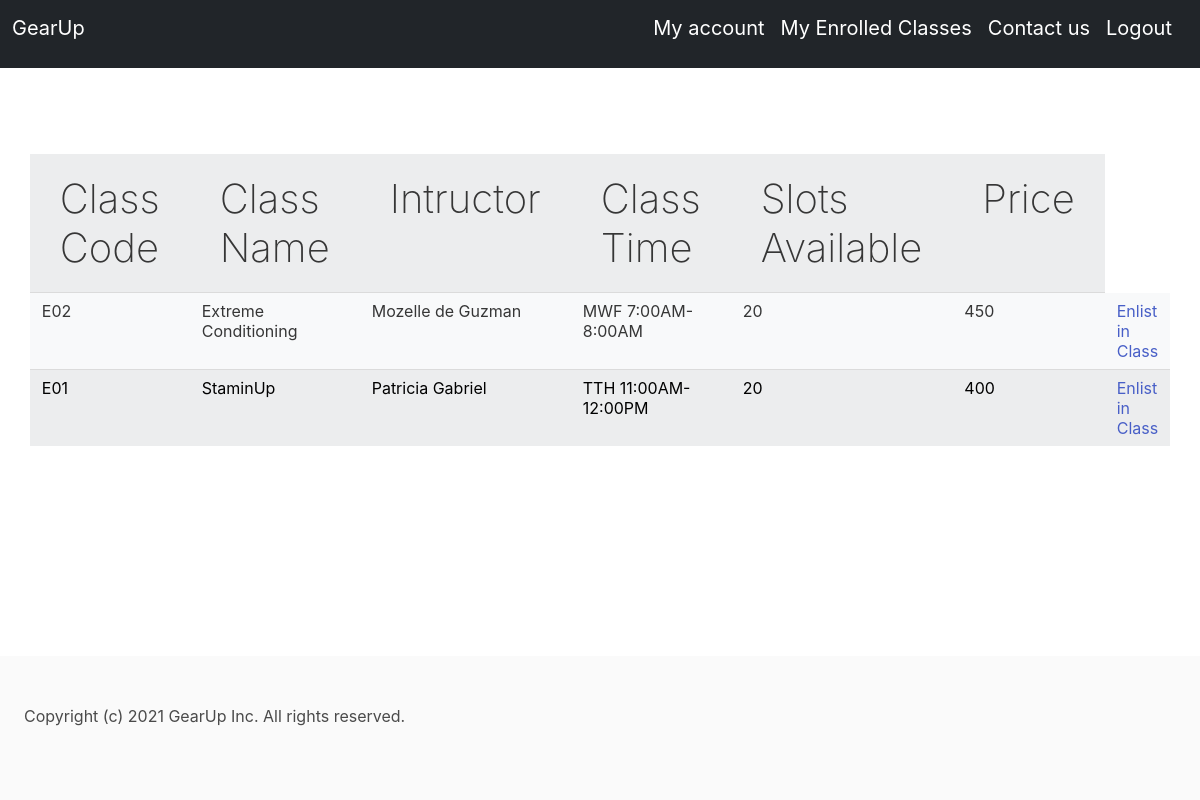
The page /enduranceclasses (signed in) on the database as committed earlier.
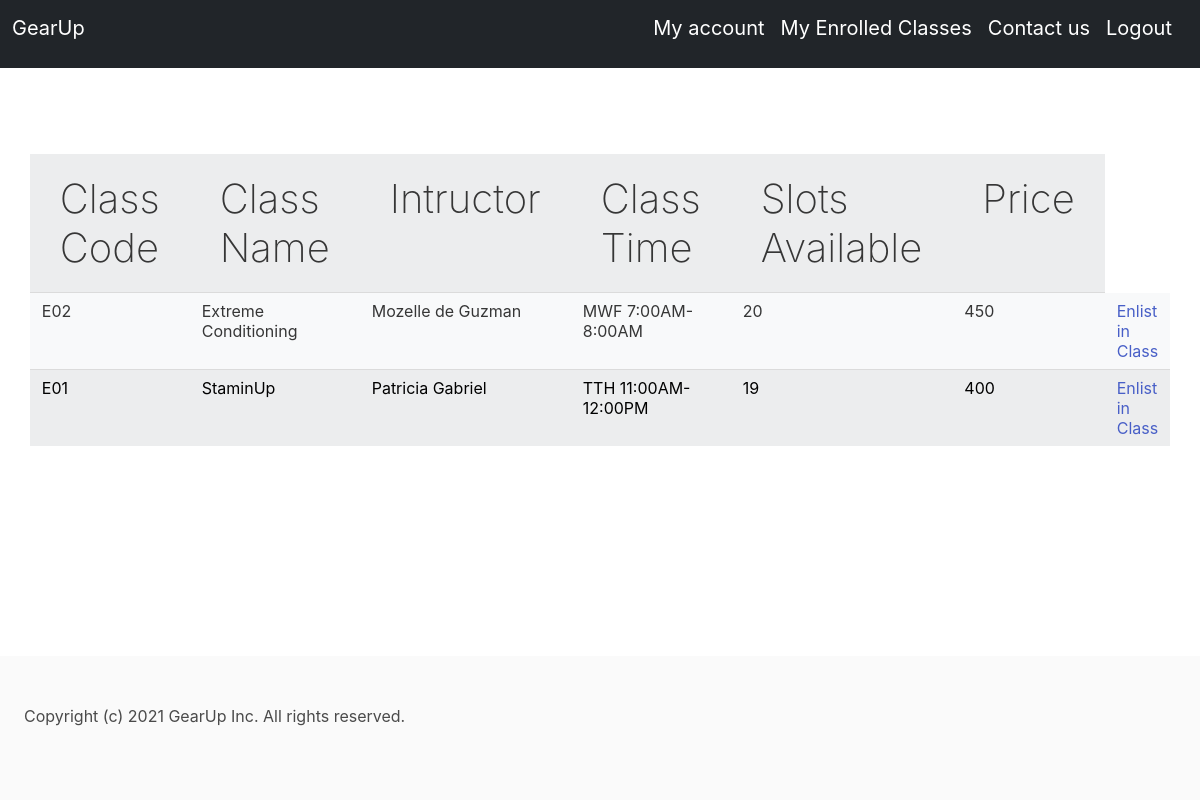
The same page on the database as committed later.
### app.py (models this page shows)
class Classes(db.Model):
    id = db.Column(db.Integer, primary_key=True)
    class_code = db.Column(db.String(10), unique=True)
    class_category = db.Column(db.String(50))
    class_name = db.Column(db.String(50))
    instructor = db.Column(db.String(50))
    class_time = db.Column(db.String(50))
    price = db.Column(db.Integer)
    slots_available = db.Column(db.Integer)

### app.py (the view)
@app.route("/enduranceclasses")
@login_required
def endurance():
    classes = Classes.query.filter_by(class_category="Endurance")
    return render_template("endurance.html", classes=classes)

### app.py (called while the page is built)
@login_manager.user_loader
def load_user(user_id):
    return Users.query.get(int(user_id))

### templates/endurance.html
<html>
{% include "header1.html" %}
{% block content %}
<div class="tablebg">
<table class="table table-light table-striped", style="width:500px">
    <tr>
        <th scope="col">Class Code</th>
        <th scope="col">Class Name</th>
        <th scope="col">Intructor</th>
        <th scope="col">Class Time</th>
        <th scope="col">Slots Available</th>
        <th scope="col">Price</th>
    </tr>
    {% for class in classes %}
    <tr>
        <td>{{ class.class_code}}</td>
        <td>{{ class.class_name}}</td>
        <td>{{ class.instructor}}</td>
        <td>{{ class.class_time}}</td>
        <td>{{ class.slots_available}}</td>
        <td>{{ class.price}}</td>
        <td>
            <a href="/enlistclass?code={{ class.class_code }}">Enlist in Class</a>
        </td>
    </tr>
    {% endfor %}
</table>
</div>
{% include "footer.html" %}
{% endblock %}
</html>

Rows that differ between the two databases and show on the page:
changed Classes "StaminUp": slots_available "20" → "19"
